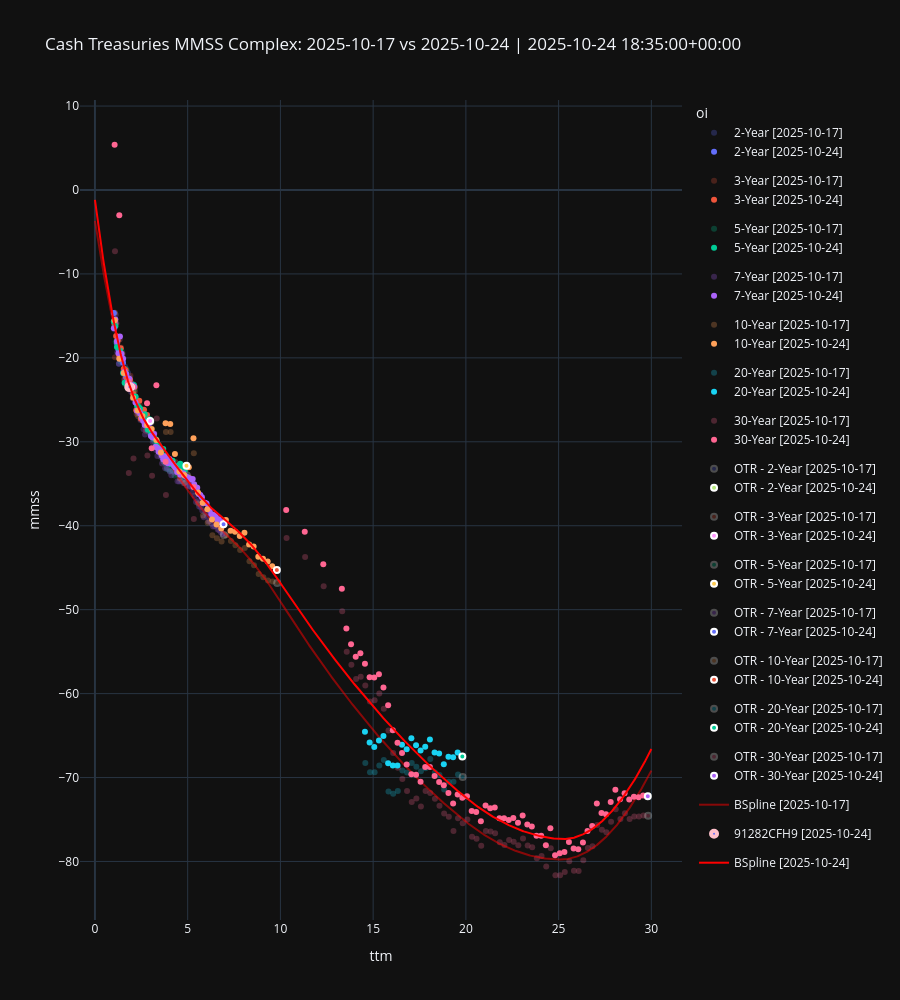

Notebook source saved alongside this figure:
### Code cell
# plot_usts(
#     curve_set_df=new_market_df,
#     ttm_col="ttm",
#     ytm_col="ytm",
#     label_col="oi",
#     cusip_col="cusip",
#     hover_data=new_ref_df.columns.to_list(),
#     cusips_hightlighter=[
#         ("912810UA4", "purple"),
#         ("912810UC0", "purple"),
#     ],
#     splines=[
#         (new_ytm_loess, "LOESS Spline"),
# 		(new_ytm_bspline, "BSpline", "red")
# 	],
#     title=f"Cash Treasuries Complex: {next(iter(new_cusip_pricers.items()))[1].meta()["timestamp"]}",
# )

# plot_usts(
#     # curve_set_df=mmss_df[
#     #     mmss_df["rank"].isin([0, 1, 2])
#     # ],
#     curve_set_df=new_mmss_df,
#     ttm_col="ttm",
#     ytm_col="mmss",
#     label_col="oi",
#     cusip_col="cusip",
#     hover_data=new_ref_df.columns.to_list(),
#     cusips_hightlighter=[
#         ("912810UA4", "purple"),
#         ("912810UC0", "purple"),
#     ],
#     splines=[
#         # (mmss_mdur_spline, "LOESS Spline", "red"),
#         (new_mmss_bspline, "BSpline", "red")
#     ],
#     title=f"Cash Treasuries MMSS Complex: {next(iter(new_cusip_pricers.items()))[1].meta()["timestamp"]}",
#     # enable_hover_filters=True,
#     # numeric_bins=4,
# )
# display(new_mmss_df[new_mmss_df["rank"] == 0][["oi", "ust_label", "ttm", "mmss"]])


# fig, cmap = plot_usts_comparison(
#     curve_set_df=old_market_df,
#     ttm_col="ttm",
#     ytm_col="ytm",
#     label_col="oi",
#     cusip_col="cusip",
#     hover_data=old_ref_df.columns.to_list(),
#     splines=[(old_ytm_bspline, "BSpline", "lightcoral")],
#     # title=f"Cash Treasuries Complex: {older} vs {newer}",
#     opacity=0.50,
#     name_suffix=str(compare),
#     show=False,
#     return_color_map=True,
# )
# fig = plot_usts_comparison(
#     curve_set_df=new_market_df,
#     ttm_col="ttm",
#     ytm_col="ytm",
#     label_col="oi",
#     cusip_col="cusip",
#     hover_data=new_ref_df.columns.to_list(),
#     splines=[(new_ytm_bspline, "BSpline", "red")],
#     title=f"Cash Treasuries Complex: {compare} vs {as_of}",
#     fig=fig,
#     opacity=1.0,
#     name_suffix=str(as_of),
#     color_discrete_map=cmap,
#     show=True,
# )

fig, cmap = plot_usts_comparison(
    curve_set_df=old_mmss_df,
    ttm_col="ttm",
    # ttm_col="mdur",
    ytm_col="mmss",
    label_col="oi",
    cusip_col="cusip",
    hover_data=old_ref_df.columns.to_list(),
    splines=[
        (old_mmss_bspline, "BSpline", "red")
        # (old_mmss_loess, "LOESS", "red")
        # (old_mmss_mdur_spline, "BSpline", "lightcoral")
    ],
    opacity=0.5,
    name_suffix=str(compare),
    show=False,
    return_color_map=True,
)
fig = plot_usts_comparison(
    curve_set_df=new_mmss_df,
    ttm_col="ttm",
    # ttm_col="mdur",
    ytm_col="mmss",
    label_col="oi",
    cusip_col="cusip",
    hover_data=new_ref_df.columns.to_list(),
    splines=[
        (new_mmss_bspline, "BSpline", "red")
        # (new_mmss_loess, "LOESS", "red")
        # (new_mmss_mdur_spline, "BSpline", "red")
    ],
    title=f"Cash Treasuries MMSS Complex: {compare} vs {as_of} | {new_cusip_pricers[new_ref_df[(new_ref_df["rank"] == 0) & (new_ref_df["oi"] == "10-Year")]["cusip"].iloc[-1]].meta()["timestamp"]}",
    fig=fig,
    opacity=1.0,
    name_suffix=str(as_of),
    color_discrete_map=cmap,
    show=True,
    cusips_hightlighter=[
        (_alias_to_cusip("0827-5", ref_table=new_ref_df), "pink"),
        # (_alias_to_cusip("0243-30", ref_table=new_ref_df), "pink"),
        # (_alias_to_cusip("1142-20", ref_table=new_ref_df), "pink"),
    ]
)


mmss_query = "rank == 0"
# mmss_query = "oi == '10-Year'"
# mmss_query = "ttm >= 7 and ttm < 10"
on = "oi"
# on = "cusip"
(
    new_mmss_df.query(mmss_query)[["oi", "cusip", "ust_label", "mmss", "ttm"]]
    .merge(
        old_mmss_df.query(mmss_query)[["oi", "cusip", "ust_label", "mmss", "ttm"]],
        on=on,
        suffixes=("_new", "_old"),
        how="inner",
    )
    .assign(chg_mmss_bps=lambda d: d["mmss_new"] - d["mmss_old"])
    .sort_values(by="ttm_new")
    .loc[:, [on, "ust_label_new", "ttm_new", "mmss_new", "chg_mmss_bps"]]
)
